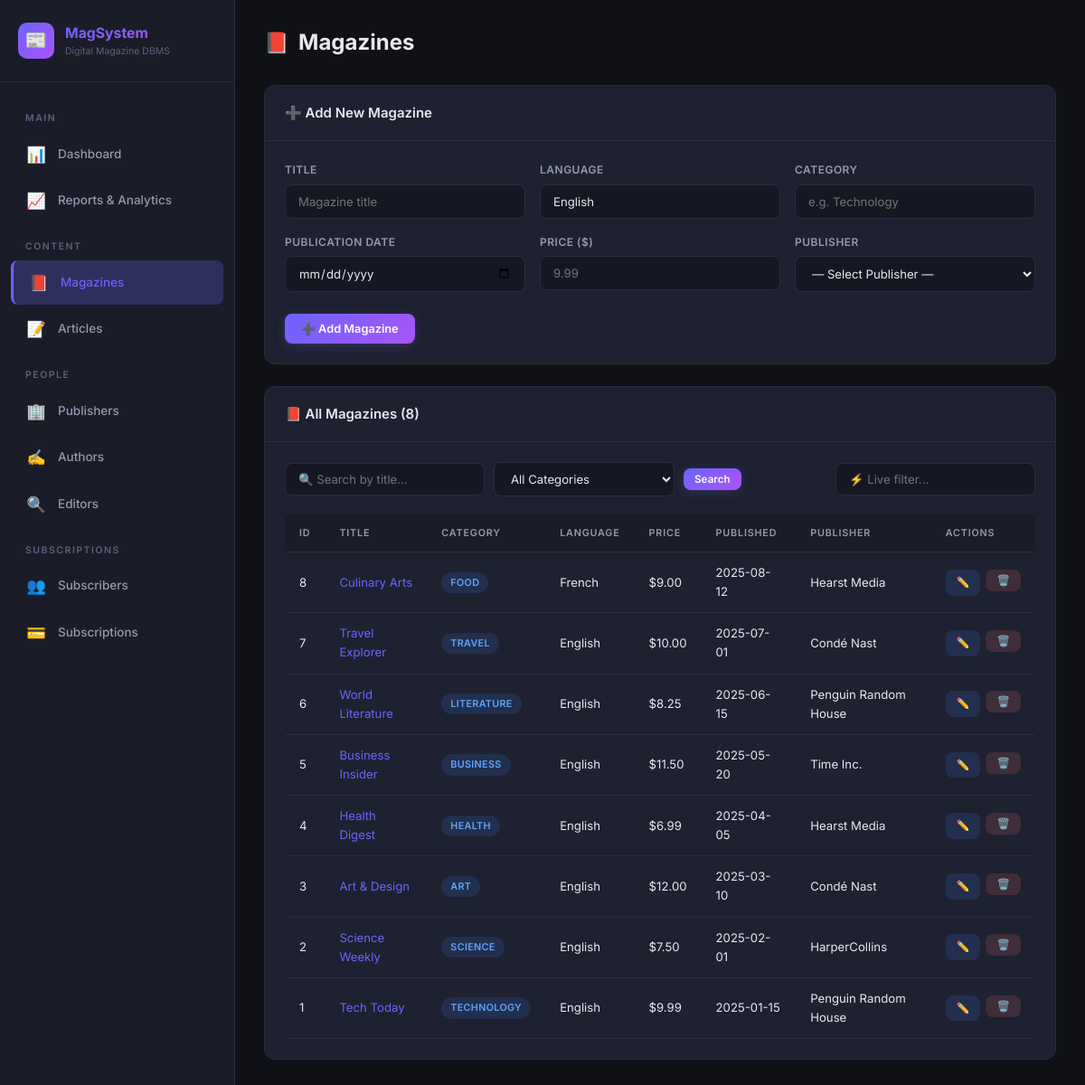
Page /magazines on the committed database.
### tables this page shows
CREATE TABLE MAGAZINE (
    mag_id       INTEGER PRIMARY KEY AUTOINCREMENT,
    title        TEXT NOT NULL,
    language     TEXT,
    category     TEXT,
    p_date       TEXT,           -- publication date (YYYY-MM-DD)
    price        REAL DEFAULT 0,
    publisher_id INTEGER,
    FOREIGN KEY (publisher_id) REFERENCES PUBLISHER(publisher_id) ON DELETE SET NULL
);

CREATE TABLE PUBLISHER (
    publisher_id INTEGER PRIMARY KEY AUTOINCREMENT,
    name         TEXT NOT NULL,
    email        TEXT NOT NULL UNIQUE,
    phone        TEXT,
    address      TEXT
);

### app.py (the view, shortened to what this page needs)
@app.route('/magazines', methods=['GET', 'POST'])
def magazines():
    db = get_db()
    search = request.args.get('search', '')
    category = request.args.get('category', '')
    query = ("SELECT m.*, p.name as publisher_name FROM MAGAZINE m "
             "LEFT JOIN PUBLISHER p ON m.publisher_id = p.publisher_id WHERE 1=1 ")
    params = []
    if search:
        query += " AND m.title LIKE ? "
        params.append(f'%{search}%')
    if category:
        query += " AND m.category = ? "
        params.append(category)
    query += " ORDER BY m.p_date DESC"
    rows = db.execute(query, params).fetchall()
    categories = db.execute("SELECT DISTINCT category FROM MAGAZINE ORDER BY category").fetchall()
    publishers_list = db.execute("SELECT publisher_id, name FROM PUBLISHER ORDER BY name").fetchall()
    db.close()
    return render_template('magazines.html', magazines=rows, categories=categories,
                           publishers=publishers_list, search=search, category=category)

### app.py (called while the page is built)
@app.context_processor
def inject_now():
    return {'now': date.today().isoformat()}

@app.before_request
def ensure_db():
    db_path = os.path.join(os.path.dirname(os.path.abspath(__file__)), 'magazine_system.db')
    if not os.path.exists(db_path):
        init_db()

### database.py (called while the page is built)
def get_db():
    conn = sqlite3.connect(DATABASE)
    conn.row_factory = sqlite3.Row
    conn.execute("PRAGMA foreign_keys = ON")
    return conn

### templates/magazines.html (shortened to what this page needs)
{% extends 'base.html' %}
{% block content %}
<div class="page-header">
  <h2><span class="header-icon">📕</span> Magazines</h2>
</div>
<div class="card">
  <div class="card-header">➕ Add New Magazine</div>
  <div class="card-body">
    <form method="POST" action="{{ url_for('magazines') }}">
      <div class="form-grid">
        <div class="form-group">
          <label for="title">Title</label>
          <input type="text" id="title" name="title" required placeholder="Magazine title">
        </div>
        <div class="form-group">
          <label for="language">Language</label>
          <input type="text" id="language" name="language" value="English" placeholder="Language">
        </div>
        <div class="form-group">
          <label for="category">Category</label>
          <input type="text" id="category" name="category" required placeholder="e.g. Technology">
        </div>
        <div class="form-group">
          <label for="p_date">Publication Date</label>
          <input type="date" id="p_date" name="p_date" required>
        </div>
        <div class="form-group">
          <label for="price">Price ($)</label>
          <input type="number" id="price" name="price" step="0.01" min="0" required placeholder="9.99">
        </div>
        <div class="form-group">
          <label for="publisher_id">Publisher</label>
          <select id="publisher_id" name="publisher_id">
            <option value="">— Select Publisher —</option>
          </select>
        </div>
        <div class="form-actions">
          <button type="submit" class="btn btn-primary">➕ Add Magazine</button>
        </div>
      </div>
    </form>
  </div>
</div>
<div class="card">
  <div class="card-header">📕 All Magazines ({{ magazines|length }})</div>
  <div class="card-body">
    <div class="search-bar">
      <form method="GET" action="{{ url_for('magazines') }}" style="display:flex;gap:10px;flex-wrap:wrap;align-items:center;">
        <input type="text" name="search" placeholder="🔍 Search by title..." value="{{ search }}">
        <select name="category">
          <option value="">All Categories</option>
        </select>
        <button type="submit" class="btn btn-primary btn-sm">Search</button>
      </form>
      <input type="text" id="live-search" placeholder="⚡ Live filter..." style="margin-left:auto;">
    </div>
    {% if magazines %}
    <div class="table-wrapper">
      <table>
        <thead>
          <tr>
            <th>ID</th><th>Title</th><th>Category</th><th>Language</th>
            <th>Price</th><th>Published</th><th>Publisher</th><th>Actions</th>
          </tr>
        </thead>
        <tbody>
          {% for m in magazines %}
          <tr>
            <td>{{ m['mag_id'] }}</td>
            <td><a href="{{ url_for('magazine_detail', mag_id=m['mag_id']) }}">{{ m['title'] }}</a></td>
            <td><span class="badge badge-monthly">{{ m['category'] }}</span></td>
            <td>{{ m['language'] }}</td>
            <td>${{ '%.2f'|format(m['price']) }}</td>
            <td>{{ m['p_date'] }}</td>
            <td>{{ m['publisher_name'] or '—' }}</td>
            <td>
              <div class="btn-group">
                <a href="{{ url_for('edit_record', table='magazine', record_id=m['mag_id']) }}" class="btn btn-sm btn-edit">✏️</a>
                <form method="POST" action="{{ url_for('delete_record', table='magazine', record_id=m['mag_id']) }}" class="delete-form" style="display:inline;">
                  <button type="submit" class="btn btn-sm btn-delete">🗑️</button>
                </form>
              </div>
            </td>
          </tr>
          {% endfor %}
        </tbody>
      </table>
    </div>
    {% else %}
    <div class="empty-state"><div class="empty-icon">📕</div><p>No magazines found.</p></div>
    {% endif %}
  </div>
</div>
{% endblock %}

### static/style.css (style rules this page uses)
:root { --bg-primary: #0f1117; --bg-secondary: #1a1d27; --bg-card: #1e2130; --bg-card-hover: #252838; --bg-input: #151722; --border: #2a2d3e; --border-focus: #6c63ff; --text-primary: #e8e8ed; --text-secondary: #9498b0; --text-muted: #5d6180; --accent: #6c63ff; --accent-hover: #7f78ff; --accent-glow: rgba(108, 99, 255, 0.25); --success: #34d399; --success-bg: rgba(52, 211, 153, 0.12); --error: #f87171; --error-bg: rgba(248, 113, 113, 0.12); --warning: #fbbf24; --warning-bg: rgba(251, 191, 36, 0.12); --gradient-1: linear-gradient(135deg, #6c63ff 0%, #a855f7 100%); --gradient-2: linear-gradient(135deg, #34d399 0%, #06b6d4 100%); --gradient-3: linear-gradient(135deg, #f97316 0%, #f43f5e 100%); --gradient-4: linear-gradient(135deg, #3b82f6 0%, #8b5cf6 100%); --sidebar-width: 260px; --radius: 12px; --radius-sm: 8px; --shadow: 0 4px 24px rgba(0,0,0,0.3); --transition: 0.2s ease; }
*, *::before, *::after { box-sizing: border-box; margin: 0; padding: 0; }
html { font-size: 15px; }
body { font-family: 'Inter', -apple-system, sans-serif; background: var(--bg-primary); color: var(--text-primary); line-height: 1.6; min-height: 100vh; }
a { color: var(--accent); text-decoration: none; transition: color var(--transition); }
.page-header { display: flex; align-items: center; justify-content: space-between; margin-bottom: 28px; flex-wrap: wrap; gap: 12px; }
.page-header h2 { font-size: 1.6rem; font-weight: 700; display: flex; align-items: center; gap: 10px; }
.page-header h2 .header-icon { font-size: 1.5rem; }
.card { background: var(--bg-card); border: 1px solid var(--border); border-radius: var(--radius); margin-bottom: 24px; animation: fadeIn 0.35s ease; }
.card-header { padding: 18px 22px; border-bottom: 1px solid var(--border); display: flex; align-items: center; justify-content: space-between; font-weight: 600; font-size: 1rem; }
.card-body { padding: 22px; }
.table-wrapper { overflow-x: auto; }
table { width: 100%; border-collapse: collapse; font-size: 0.88rem; }
thead th { background: var(--bg-secondary); color: var(--text-secondary); padding: 12px 16px; text-align: left; font-weight: 600; text-transform: uppercase; font-size: 0.72rem; letter-spacing: 0.8px; border-bottom: 1px solid var(--border); white-space: nowrap; }
tbody td { padding: 12px 16px; border-bottom: 1px solid var(--border); vertical-align: middle; }
tbody tr { transition: background var(--transition); }
.badge { display: inline-block; padding: 3px 10px; border-radius: 20px; font-size: 0.72rem; font-weight: 600; text-transform: uppercase; letter-spacing: 0.3px; }
.badge-monthly { background: rgba(59,130,246,0.15); color: #60a5fa; }
.btn { display: inline-flex; align-items: center; gap: 6px; padding: 9px 18px; border-radius: var(--radius-sm); font-size: 0.85rem; font-weight: 600; cursor: pointer; border: none; transition: all var(--transition); font-family: inherit; }
.btn-primary { background: var(--gradient-1); color: #fff; box-shadow: 0 2px 12px var(--accent-glow); }
.btn-sm { padding: 5px 12px; font-size: 0.78rem; }
.btn-edit { background: rgba(59,130,246,0.15); color: #60a5fa; }
.btn-delete { background: rgba(248,113,113,0.15); color: #f87171; }
.btn-group { display: flex; gap: 6px; }
.form-grid { display: grid; grid-template-columns: repeat(auto-fit, minmax(240px, 1fr)); gap: 16px; }
.form-group { display: flex; flex-direction: column; gap: 6px; }
.form-group label { font-size: 0.8rem; font-weight: 600; color: var(--text-secondary); text-transform: uppercase; letter-spacing: 0.5px; }
.form-group input, .form-group select, .form-group textarea { background: var(--bg-input); border: 1px solid var(--border); border-radius: var(--radius-sm); padding: 10px 14px; color: var(--text-primary); font-size: 0.88rem; font-family: inherit; transition: border-color var(--transition); }
.form-actions { display: flex; gap: 10px; margin-top: 8px; grid-column: 1 / -1; }
.search-bar { display: flex; gap: 10px; margin-bottom: 20px; flex-wrap: wrap; align-items: center; }
.search-bar input, .search-bar select { background: var(--bg-input); border: 1px solid var(--border); border-radius: var(--radius-sm); padding: 9px 14px; color: var(--text-primary); font-size: 0.88rem; font-family: inherit; min-width: 200px; }

### rows in the picture
MAGAZINE: mag_id "8", title "Culinary Arts", category "FOOD", language "French", price "9.00", p_date "2025-08-12", name "Hearst Media"
MAGAZINE: mag_id "7", title "Travel Explorer", category "TRAVEL", language "English", price "10.00", p_date "2025-07-01", name "Condé Nast"
MAGAZINE: mag_id "6", title "World Literature", category "LITERATURE", language "English", price "8.25", p_date "2025-06-15", name "Penguin Random House"
MAGAZINE: mag_id "5", title "Business Insider", category "BUSINESS", language "English", price "11.50", p_date "2025-05-20", name "Time Inc."
MAGAZINE: mag_id "4", title "Health Digest", category "HEALTH", language "English", price "6.99", p_date "2025-04-05", name "Hearst Media"
MAGAZINE: mag_id "3", title "Art & Design", category "ART", language "English", price "12.00", p_date "2025-03-10", name "Condé Nast"
MAGAZINE: mag_id "2", title "Science Weekly", category "SCIENCE", language "English", price "7.50", p_date "2025-02-01", name "HarperCollins"
MAGAZINE: mag_id "1", title "Tech Today", category "TECHNOLOGY", language "English", price "9.99", p_date "2025-01-15", name "Penguin Random House"

### other values in the picture
{{ magazines|length }} "8"
